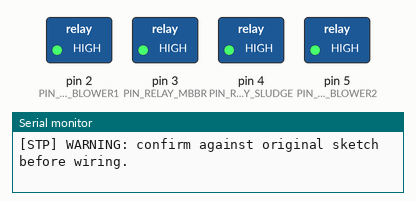
Recording of a sketch running on a simulated Arduino Uno, built with avr-gcc and run on an emulated ATmega328P. On the bench: switched loads named in the sketch (green lamp = pin HIGH), the last lines printed to the serial monitor.

Above: at 0.1 s.
At 5.2 s:
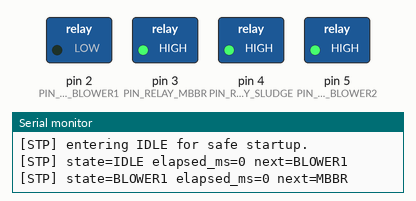
Timing chart, 0 to 6.7 s (numbered marks = the images above):
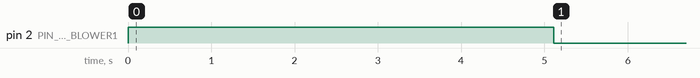

Measured:
- by itself, pin 2 (PIN_RELAY_BLOWER1): HIGH → LOW at 5.1 s

The sketch:

stp_four_relay_control__1_.ino
```cpp
// (licence header left out)
// ---------------------------------------------------------------------------
// Pin assignments
// STATUS: NOT VERIFIED — these are placeholders.
// Confirm against the original sketch before wiring.
// ---------------------------------------------------------------------------
#define PIN_RELAY_BLOWER1   2
#define PIN_RELAY_MBBR       3
#define PIN_RELAY_SLUDGE     4
#define PIN_RELAY_BLOWER2    5

// ---------------------------------------------------------------------------
// Relay active level
// Most low-cost 4-channel relay modules are active-LOW (LOW = relay ON).
// If your module is active-HIGH, set this to false.
// STATUS: PROPOSED — verify against the actual relay module's datasheet.
// ---------------------------------------------------------------------------
#define RELAY_ACTIVE_LOW   true

// ---------------------------------------------------------------------------
// Cycle timing (milliseconds)
// STATUS: PROPOSED — these are example values, not validated process
// parameters. The original designer must set these to match the plant's
// biological process requirements.
// ---------------------------------------------------------------------------
#define TIME_IDLE_MS        5000UL
#define TIME_BLOWER1_MS     (15UL * 60UL * 1000UL)   // 15 minutes
#define TIME_MBBR_MS        (30UL * 60UL * 1000UL)   // 30 minutes
#define TIME_SLUDGE_MS      (10UL * 60UL * 1000UL)   // 10 minutes
#define TIME_BLOWER2_MS     (15UL * 60UL * 1000UL)   // 15 minutes
#define TIME_CYCLE_END_MS   10000UL

// ---------------------------------------------------------------------------
// State machine
// ---------------------------------------------------------------------------
enum CycleState {
  STATE_IDLE = 0,
  STATE_BLOWER1,
  STATE_MBBR,
  STATE_SLUDGE,
  STATE_BLOWER2,
  STATE_CYCLE_END
};

static CycleState currentState = STATE_IDLE;
static unsigned long stateEnterTime = 0;

// ---------------------------------------------------------------------------
// Helper: write a relay output, honouring the active-low assumption
// ---------------------------------------------------------------------------
static void writeRelay(uint8_t pin, bool on) {
  bool level = RELAY_ACTIVE_LOW ? !on : on;
  digitalWrite(pin, level ? HIGH : LOW);
}

// ---------------------------------------------------------------------------
// Helper: set all four relays OFF
// ---------------------------------------------------------------------------
static void allRelaysOff() {
  writeRelay(PIN_RELAY_BLOWER1, false);
  writeRelay(PIN_RELAY_MBBR,    false);
  writeRelay(PIN_RELAY_SLUDGE,  false);
  writeRelay(PIN_RELAY_BLOWER2, false);
}

// ---------------------------------------------------------------------------
// Helper: print current state to Serial Monitor
// ---------------------------------------------------------------------------
static const char* stateName(CycleState s) {
  switch (s) {
    case STATE_IDLE:       return "IDLE";
    case STATE_BLOWER1:    return "BLOWER1";
    case STATE_MBBR:       return "MBBR";
    case STATE_SLUDGE:     return "SLUDGE";
    case STATE_BLOWER2:    return "BLOWER2";
    case STATE_CYCLE_END:  return "CYCLE_END";
    default:               return "UNKNOWN";
  }
}

static void printState(CycleState s, unsigned long elapsed) {
  Serial.print(F("[STP] state="));
  Serial.print(stateName(s));
  Serial.print(F(" elapsed_ms="));
  Serial.print(elapsed);
  Serial.print(F(" next="));
  switch (s) {
    case STATE_IDLE:      Serial.println(F("BLOWER1")); break;
    case STATE_BLOWER1:   Serial.println(F("MBBR")); break;
    case STATE_MBBR:       Serial.println(F("SLUDGE")); break;
    case STATE_SLUDGE:    Serial.println(F("BLOWER2")); break;
    case STATE_BLOWER2:   Serial.println(F("CYCLE_END")); break;
    case STATE_CYCLE_END: Serial.println(F("IDLE (restart cycle)")); break;
    default:              Serial.println(F("?")); break;
  }
}

// ---------------------------------------------------------------------------
// Helper: enter a new state
// ---------------------------------------------------------------------------
static void enterState(CycleState next) {
  currentState = next;
  stateEnterTime = millis();
  allRelaysOff();
  switch (next) {
    case STATE_IDLE:       /* all off */ break;
    case STATE_BLOWER1:    writeRelay(PIN_RELAY_BLOWER1, true); break;
    case STATE_MBBR:       writeRelay(PIN_RELAY_MBBR,    true); break;
    case STATE_SLUDGE:     writeRelay(PIN_RELAY_SLUDGE,  true); break;
    case STATE_BLOWER2:    writeRelay(PIN_RELAY_BLOWER2, true); break;
    case STATE_CYCLE_END:  /* all off */ break;
  }
  printState(next, 0UL);
}

// ---------------------------------------------------------------------------
// Arduino setup
// ---------------------------------------------------------------------------
void setup() {
  pinMode(PIN_RELAY_BLOWER1, OUTPUT);
  pinMode(PIN_RELAY_MBBR,    OUTPUT);
  pinMode(PIN_RELAY_SLUDGE,  OUTPUT);
  pinMode(PIN_RELAY_BLOWER2, OUTPUT);
  allRelaysOff();

  Serial.begin(9600);
  Serial.println(F("[STP] controller boot"));
  Serial.println(F("[STP] WARNING: pin assignments are NOT VERIFIED."));
  Serial.println(F("[STP] WARNING: confirm against original sketch before wiring."));
  Serial.println(F("[STP] entering IDLE for safe startup."));

  enterState(STATE_IDLE);
}

// ---------------------------------------------------------------------------
// Arduino loop
// ---------------------------------------------------------------------------
void loop() {
  unsigned long now = millis();
  unsigned long elapsed = now - stateEnterTime;

  switch (currentState) {
    case STATE_IDLE:
      if (elapsed >= TIME_IDLE_MS)        enterState(STATE_BLOWER1);
      break;
    case STATE_BLOWER1:
      if (elapsed >= TIME_BLOWER1_MS)     enterState(STATE_MBBR);
      break;
    case STATE_MBBR:
      if (elapsed >= TIME_MBBR_MS)        enterState(STATE_SLUDGE);
      break;
    case STATE_SLUDGE:
      if (elapsed >= TIME_SLUDGE_MS)      enterState(STATE_BLOWER2);
      break;
    case STATE_BLOWER2:
      if (elapsed >= TIME_BLOWER2_MS)     enterState(STATE_CYCLE_END);
      break;
    case STATE_CYCLE_END:
      if (elapsed >= TIME_CYCLE_END_MS)   enterState(STATE_IDLE);
      break;
  }
}
```
